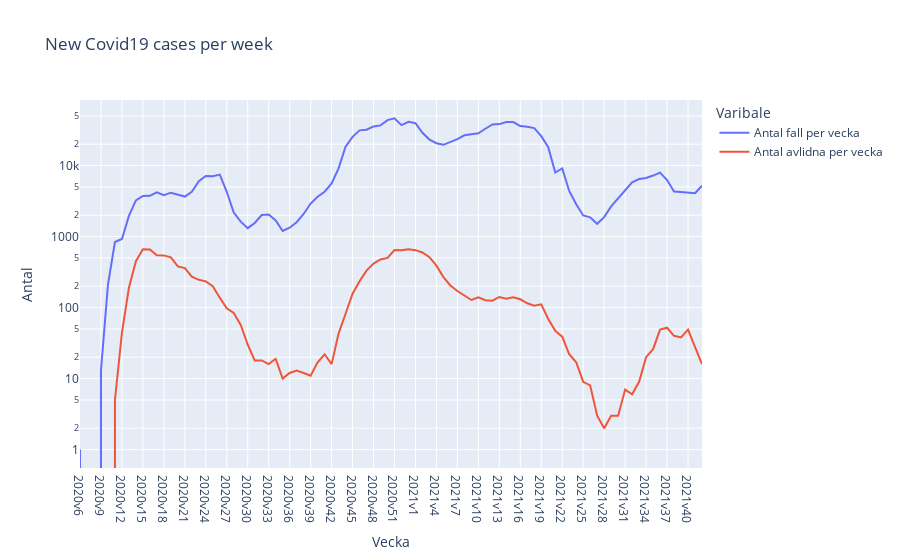

The notebook cell this image was saved under:
### Markdown cell above
- e) Rita linjediagram av både avlidna fall per vecka och nya fall per vecka i samma fönster från 2020v6 till nu.

### Code cell
#creating the figure and plotting it out
fig = px.line(covid19, x="Vecka", 
                        y=["Antal fall per vecka","Antal avlidna per vecka"], 
                        title='New Covid19 cases per week',
                        labels = {
                            "variable":"Varibale",
                            "value":"Antal"
                        }, 
                        log_y = True)  # made the graph to be logarithmic since we can't see much in the linear graph
fig.show()

# saving the figure
fig.write_html("Visualiseringar/Upp1_e_New_Covid19_cases_per_week_vs_deaths_per_week.html")

### Figure 1 — Plotly figure (JSON) as saved in the notebook; plotly's stock layout.template omitted (floating-point values rounded to 4 significant figures)
{"data": [{"hovertemplate": "Varibale=Antal fall per vecka<br>Vecka=%{x}<br>Antal=%{y}<extra></extra>", "legendgroup": "Antal fall per vecka", "line": {"color": "#636efa", "dash": "solid"}, "marker": {"symbol": "circle"}, "mode": "lines", "name": "Antal fall per vecka", "orientation": "v", "showlegend": true, "type": "scatter", "x": ["2020v6", "2020v7", "2020v8", "2020v9", "2020v10", "2020v11", "2020v12", "2020v13", "2020v14", "2020v15", "2020v16", "2020v17", "2020v18", "2020v19", "2020v20", "2020v21", "2020v22", "2020v23", "2020v24", "2020v25", "2020v26", "2020v27", "2020v28", "2020v29", "2020v30", "2020v31", "2020v32", "2020v33", "2020v34", "2020v35", "2020v36", "2020v37", "2020v38", "2020v39", "2020v40", "2020v41", "2020v42", "2020v43", "2020v44", "2020v45", "2020v46", "2020v47", "2020v48", "2020v49", "2020v50", "2020v51", "2020v52", "2020v53", "2021v1", "2021v2", "2021v3", "2021v4", "2021v5", "2021v6", "2021v7", "2021v8", "2021v9", "2021v10", "2021v11", "2021v12", "2021v13", "2021v14", "2021v15", "2021v16", "2021v17", "2021v18", "2021v19", "2021v20", "2021v21", "2021v22", "2021v23", "2021v24", "2021v25", "2021v26", "2021v27", "2021v28", "2021v29", "2021v30", "2021v31", "2021v32", "2021v33", "2021v34", "2021v35", "2021v36", "2021v37", "2021v38", "2021v39", "2021v40", "2021v41", "2021v42"], "xaxis": "x", "y": [1, 0, 0, 13, 211, 838, 924, 1957, 3229, 3740, 3752, 4203, 3832, 4153, 3869, 3659, 4280, 6021, 7123, 7073, 7455, 4279, 2179, 1622, 1316, 1556, 2014, 2052, 1687, 1200, 1332, 1592, 2080, 2919, 3642, 4278, 5620, 9155, 18474, 25405, 31319, 31944, 35560, 36837, 43631, 46177, 37134, 41323, 39455, 28942, 23230, 20660, 19605, 21283, 23615, 26690, 27748, 28555, 33033, 37881, 38386, 41147, 41037, 36032, 35306, 33680, 25916, 18169, 7974, 9094, 4394, 2848, 1982, 1869, 1514, 1881, 2662, 3459, 4608, 5820, 6464, 6689, 7236, 7972, 6265, 4307, 4240, 4140, 4074, 5201], "yaxis": "y"}, {"hovertemplate": "Varibale=Antal avlidna per vecka<br>Vecka=%{x}<br>Antal=%{y}<extra></extra>", "legendgroup": "Antal avlidna per vecka", "line": {"color": "#EF553B", "dash": "solid"}, "marker": {"symbol": "circle"}, "mode": "lines", "name": "Antal avlidna per vecka", "orientation": "v", "showlegend": true, "type": "scatter", "x": ["2020v6", "2020v7", "2020v8", "2020v9", "2020v10", "2020v11", "2020v12", "2020v13", "2020v14", "2020v15", "2020v16", "2020v17", "2020v18", "2020v19", "2020v20", "2020v21", "2020v22", "2020v23", "2020v24", "2020v25", "2020v26", "2020v27", "2020v28", "2020v29", "2020v30", "2020v31", "2020v32", "2020v33", "2020v34", "2020v35", "2020v36", "2020v37", "2020v38", "2020v39", "2020v40", "2020v41", "2020v42", "2020v43", "2020v44", "2020v45", "2020v46", "2020v47", "2020v48", "2020v49", "2020v50", "2020v51", "2020v52", "2020v53", "2021v1", "2021v2", "2021v3", "2021v4", "2021v5", "2021v6", "2021v7", "2021v8", "2021v9", "2021v10", "2021v11", "2021v12", "2021v13", "2021v14", "2021v15", "2021v16", "2021v17", "2021v18", "2021v19", "2021v20", "2021v21", "2021v22", "2021v23", "2021v24", "2021v25", "2021v26", "2021v27", "2021v28", "2021v29", "2021v30", "2021v31", "2021v32", "2021v33", "2021v34", "2021v35", "2021v36", "2021v37", "2021v38", "2021v39", "2021v40", "2021v41", "2021v42"], "xaxis": "x", "y": [0, 0, 0, 0, 0, 5, 44, 190, 451, 664, 657, 546, 543, 509, 380, 360, 272, 246, 234, 200, 138, 98, 84, 57, 30, 18, 18, 16, 19, 10, 12, 13, 12, 11, 17, 22, 16, 43, 82, 157, 235, 332, 417, 476, 501, 645, 643, 663, 644, 598, 513, 389, 269, 205, 171, 146, 128, 140, 127, 125, 141, 133, 140, 131, 115, 106, 111, 69, 47, 39, 22, 17, 9, 8, 3, 2, 3, 3, 7, 6, 9, 20, 26, 49, 52, 40, 38, 49, 28, 16], "yaxis": "y"}], "layout": {"legend": {"title": {"text": "Varibale"}, "tracegroupgap": 0}, "title": {"text": "New Covid19 cases per week"}, "xaxis": {"anchor": "y", "domain": [0, 1], "title": {"text": "Vecka"}}, "yaxis": {"anchor": "x", "domain": [0, 1], "title": {"text": "Antal"}, "type": "log"}}}
